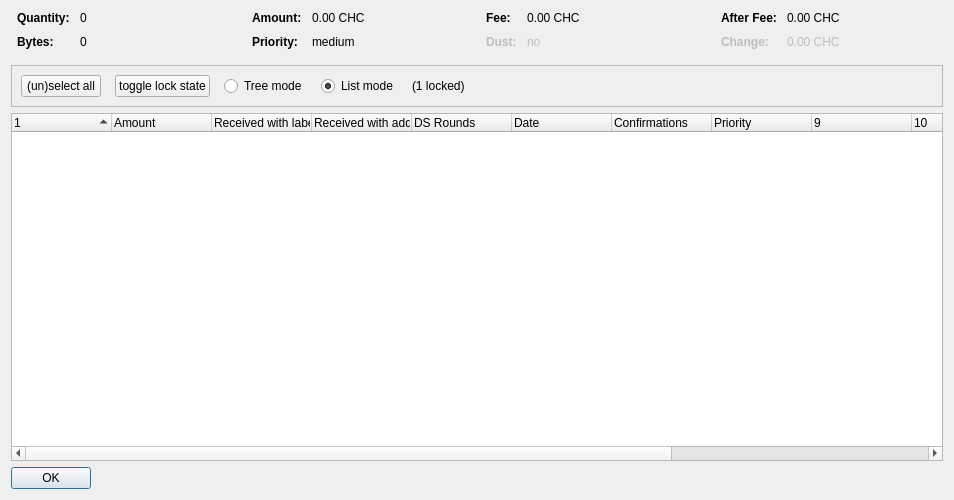
<?xml version="1.0" encoding="UTF-8"?>
<ui version="4.0">
 <class>CoinControlDialog</class>
 <widget class="QDialog" name="CoinControlDialog">
  <property name="geometry">
   <rect>
    <x>0</x>
    <y>0</y>
    <width>954</width>
    <height>500</height>
   </rect>
  </property>
  <property name="windowTitle">
   <string>Coin Selection</string>
  </property>
  <layout class="QVBoxLayout" name="verticalLayout">
   <item>
    <layout class="QHBoxLayout" name="horizontalLayoutTop" stretch="0,0,0,0">
     <property name="topMargin">
      <number>0</number>
     </property>
     <property name="bottomMargin">
      <number>10</number>
     </property>
     <item>
      <layout class="QFormLayout" name="formLayoutCoinControl1">
       <property name="horizontalSpacing">
        <number>10</number>
       </property>
       <property name="verticalSpacing">
        <number>10</number>
       </property>
       <property name="leftMargin">
        <number>6</number>
       </property>
       <property name="rightMargin">
        <number>6</number>
       </property>
       <item row="0" column="0">
        <widget class="QLabel" name="labelCoinControlQuantityText">
         <property name="font">
          <font>
           <weight>75</weight>
           <bold>true</bold>
          </font>
         </property>
         <property name="text">
          <string>Quantity:</string>
         </property>
        </widget>
       </item>
       <item row="0" column="1">
        <widget class="QLabel" name="labelCoinControlQuantity">
         <property name="cursor">
          <cursorShape>IBeamCursor</cursorShape>
         </property>
         <property name="contextMenuPolicy">
          <enum>Qt::ActionsContextMenu</enum>
         </property>
         <property name="text">
          <string notr="true">0</string>
         </property>
         <property name="textInteractionFlags">
          <set>Qt::LinksAccessibleByMouse|Qt::TextSelectableByKeyboard|Qt::TextSelectableByMouse</set>
         </property>
        </widget>
       </item>
       <item row="1" column="0">
        <widget class="QLabel" name="labelCoinControlBytesText">
         <property name="font">
          <font>
           <weight>75</weight>
           <bold>true</bold>
          </font>
         </property>
         <property name="text">
          <string>Bytes:</string>
         </property>
        </widget>
       </item>
       <item row="1" column="1">
        <widget class="QLabel" name="labelCoinControlBytes">
         <property name="cursor">
          <cursorShape>IBeamCursor</cursorShape>
         </property>
         <property name="contextMenuPolicy">
          <enum>Qt::ActionsContextMenu</enum>
         </property>
         <property name="text">
          <string notr="true">0</string>
         </property>
         <property name="textInteractionFlags">
          <set>Qt::LinksAccessibleByMouse|Qt::TextSelectableByKeyboard|Qt::TextSelectableByMouse</set>
         </property>
        </widget>
       </item>
      </layout>
     </item>
     <item>
      <layout class="QFormLayout" name="formLayoutCoinControl2">
       <property name="horizontalSpacing">
        <number>10</number>
       </property>
       <property name="verticalSpacing">
        <number>10</number>
       </property>
       <property name="leftMargin">
        <number>6</number>
       </property>
       <property name="rightMargin">
        <number>6</number>
       </property>
       <item row="0" column="0">
        <widget class="QLabel" name="labelCoinControlAmountText">
         <property name="font">
          <font>
           <weight>75</weight>
           <bold>true</bold>
          </font>
         </property>
         <property name="text">
          <string>Amount:</string>
         </property>
        </widget>
       </item>
       <item row="0" column="1">
        <widget class="QLabel" name="labelCoinControlAmount">
         <property name="cursor">
          <cursorShape>IBeamCursor</cursorShape>
         </property>
         <property name="contextMenuPolicy">
          <enum>Qt::ActionsContextMenu</enum>
         </property>
         <property name="text">
          <string notr="true">0.00 CHC</string>
         </property>
         <property name="textInteractionFlags">
          <set>Qt::LinksAccessibleByMouse|Qt::TextSelectableByKeyboard|Qt::TextSelectableByMouse</set>
         </property>
        </widget>
       </item>
       <item row="1" column="0">
        <widget class="QLabel" name="labelCoinControlPriorityText">
         <property name="font">
          <font>
           <weight>75</weight>
           <bold>true</bold>
          </font>
         </property>
         <property name="text">
          <string>Priority:</string>
         </property>
        </widget>
       </item>
       <item row="1" column="1">
        <widget class="QLabel" name="labelCoinControlPriority">
         <property name="cursor">
          <cursorShape>IBeamCursor</cursorShape>
         </property>
         <property name="contextMenuPolicy">
          <enum>Qt::ActionsContextMenu</enum>
         </property>
         <property name="text">
          <string>medium</string>
         </property>
         <property name="textInteractionFlags">
          <set>Qt::LinksAccessibleByMouse|Qt::TextSelectableByKeyboard|Qt::TextSelectableByMouse</set>
         </property>
        </widget>
       </item>
      </layout>
     </item>
     <item>
      <layout class="QFormLayout" name="formLayoutCoinControl3">
       <property name="horizontalSpacing">
        <number>10</number>
       </property>
       <property name="verticalSpacing">
        <number>10</number>
       </property>
       <property name="leftMargin">
        <number>6</number>
       </property>
       <property name="rightMargin">
        <number>6</number>
       </property>
       <item row="0" column="0">
        <widget class="QLabel" name="labelCoinControlFeeText">
         <property name="font">
          <font>
           <weight>75</weight>
           <bold>true</bold>
          </font>
         </property>
         <property name="text">
          <string>Fee:</string>
         </property>
        </widget>
       </item>
       <item row="0" column="1">
        <widget class="QLabel" name="labelCoinControlFee">
         <property name="cursor">
          <cursorShape>IBeamCursor</cursorShape>
         </property>
         <property name="contextMenuPolicy">
          <enum>Qt::ActionsContextMenu</enum>
         </property>
         <property name="text">
          <string notr="true">0.00 CHC</string>
         </property>
         <property name="textInteractionFlags">
          <set>Qt::LinksAccessibleByMouse|Qt::TextSelectableByKeyboard|Qt::TextSelectableByMouse</set>
         </property>
        </widget>
       </item>
       <item row="1" column="0">
        <widget class="QLabel" name="labelCoinControlLowOutputText">
         <property name="enabled">
          <bool>false</bool>
         </property>
         <property name="font">
          <font>
           <weight>75</weight>
           <bold>true</bold>
          </font>
         </property>
         <property name="text">
          <string>Dust:</string>
         </property>
        </widget>
       </item>
       <item row="1" column="1">
        <widget class="QLabel" name="labelCoinControlLowOutput">
         <property name="enabled">
          <bool>false</bool>
         </property>
         <property name="cursor">
          <cursorShape>IBeamCursor</cursorShape>
         </property>
         <property name="contextMenuPolicy">
          <enum>Qt::ActionsContextMenu</enum>
         </property>
         <property name="text">
          <string>no</string>
         </property>
         <property name="textInteractionFlags">
          <set>Qt::LinksAccessibleByMouse|Qt::TextSelectableByKeyboard|Qt::TextSelectableByMouse</set>
         </property>
        </widget>
       </item>
      </layout>
     </item>
     <item>
      <layout class="QFormLayout" name="formLayoutCoinControl4">
       <property name="horizontalSpacing">
        <number>10</number>
       </property>
       <property name="verticalSpacing">
        <number>10</number>
       </property>
       <property name="leftMargin">
        <number>6</number>
       </property>
       <property name="rightMargin">
        <number>6</number>
       </property>
       <item row="0" column="0">
        <widget class="QLabel" name="labelCoinControlAfterFeeText">
         <property name="font">
          <font>
           <weight>75</weight>
           <bold>true</bold>
          </font>
         </property>
         <property name="text">
          <string>After Fee:</string>
         </property>
        </widget>
       </item>
       <item row="0" column="1">
        <widget class="QLabel" name="labelCoinControlAfterFee">
         <property name="cursor">
          <cursorShape>IBeamCursor</cursorShape>
         </property>
         <property name="contextMenuPolicy">
          <enum>Qt::ActionsContextMenu</enum>
         </property>
         <property name="text">
          <string notr="true">0.00 CHC</string>
         </property>
         <property name="textInteractionFlags">
          <set>Qt::LinksAccessibleByMouse|Qt::TextSelectableByKeyboard|Qt::TextSelectableByMouse</set>
         </property>
        </widget>
       </item>
       <item row="1" column="0">
        <widget class="QLabel" name="labelCoinControlChangeText">
         <property name="enabled">
          <bool>false</bool>
         </property>
         <property name="font">
          <font>
           <weight>75</weight>
           <bold>true</bold>
          </font>
         </property>
         <property name="text">
          <string>Change:</string>
         </property>
        </widget>
       </item>
       <item row="1" column="1">
        <widget class="QLabel" name="labelCoinControlChange">
         <property name="enabled">
          <bool>false</bool>
         </property>
         <property name="cursor">
          <cursorShape>IBeamCursor</cursorShape>
         </property>
         <property name="contextMenuPolicy">
          <enum>Qt::ActionsContextMenu</enum>
         </property>
         <property name="text">
          <string notr="true">0.00 CHC</string>
         </property>
         <property name="textInteractionFlags">
          <set>Qt::LinksAccessibleByMouse|Qt::TextSelectableByKeyboard|Qt::TextSelectableByMouse</set>
         </property>
        </widget>
       </item>
      </layout>
     </item>
    </layout>
   </item>
   <item>
    <widget class="QFrame" name="frame">
     <property name="minimumSize">
      <size>
       <width>0</width>
       <height>40</height>
      </size>
     </property>
     <property name="frameShape">
      <enum>QFrame::StyledPanel</enum>
     </property>
     <property name="frameShadow">
      <enum>QFrame::Sunken</enum>
     </property>
     <layout class="QHBoxLayout" name="horizontalLayout">
      <item>
       <layout class="QHBoxLayout" name="horizontalLayoutPanel" stretch="0,0,0,0,0,0">
        <property name="spacing">
         <number>14</number>
        </property>
        <item>
         <widget class="QPushButton" name="pushButtonSelectAll">
          <property name="sizePolicy">
           <sizepolicy hsizetype="Maximum" vsizetype="Fixed">
            <horstretch>0</horstretch>
            <verstretch>0</verstretch>
           </sizepolicy>
          </property>
          <property name="text">
           <string>(un)select all</string>
          </property>
          <property name="autoDefault">
           <bool>false</bool>
          </property>
         </widget>
        </item>
        <item>
         <widget class="QPushButton" name="pushButtonToggleLock">
          <property name="sizePolicy">
           <sizepolicy hsizetype="Maximum" vsizetype="Fixed">
            <horstretch>0</horstretch>
            <verstretch>0</verstretch>
           </sizepolicy>
          </property>
          <property name="text">
           <string>toggle lock state</string>
          </property>
          <property name="autoDefault">
           <bool>false</bool>
          </property>
         </widget>
        </item>
        <item>
         <widget class="QRadioButton" name="radioTreeMode">
          <property name="sizePolicy">
           <sizepolicy hsizetype="Maximum" vsizetype="Fixed">
            <horstretch>0</horstretch>
            <verstretch>0</verstretch>
           </sizepolicy>
          </property>
          <property name="text">
           <string>Tree mode</string>
          </property>
         </widget>
        </item>
        <item>
         <widget class="QRadioButton" name="radioListMode">
          <property name="sizePolicy">
           <sizepolicy hsizetype="Maximum" vsizetype="Fixed">
            <horstretch>0</horstretch>
            <verstretch>0</verstretch>
           </sizepolicy>
          </property>
          <property name="text">
           <string>List mode</string>
          </property>
          <property name="checked">
           <bool>true</bool>
          </property>
         </widget>
        </item>
        <item>
         <widget class="QLabel" name="labelLocked">
          <property name="text">
           <string>(1 locked)</string>
          </property>
         </widget>
        </item>
        <item>
         <spacer name="horizontalSpacer">
          <property name="orientation">
           <enum>Qt::Horizontal</enum>
          </property>
          <property name="sizeHint" stdset="0">
           <size>
            <width>40</width>
            <height>20</height>
           </size>
          </property>
         </spacer>
        </item>
       </layout>
      </item>
     </layout>
    </widget>
   </item>
   <item>
    <widget class="CoinControlTreeWidget" name="treeWidget">
     <property name="contextMenuPolicy">
      <enum>Qt::CustomContextMenu</enum>
     </property>
     <property name="sortingEnabled">
      <bool>false</bool>
     </property>
     <property name="columnCount">
      <number>13</number>
     </property>
     <attribute name="headerShowSortIndicator" stdset="0">
      <bool>true</bool>
     </attribute>
     <attribute name="headerStretchLastSection">
      <bool>false</bool>
     </attribute>
     <column>
      <property name="text">
       <string/>
      </property>
     </column>
     <column>
      <property name="text">
       <string>Amount</string>
      </property>
     </column>
     <column>
      <property name="text">
       <string>Received with label</string>
      </property>
     </column>
     <column>
      <property name="text">
       <string>Received with address</string>
      </property>
     </column>
     <column>
      <property name="text">
       <string>DS Rounds</string>
      </property>
     </column>
     <column>
      <property name="text">
       <string>Date</string>
      </property>
     </column>
     <column>
      <property name="text">
       <string>Confirmations</string>
      </property>
      <property name="toolTip">
       <string>Confirmed</string>
      </property>
     </column>
     <column>
      <property name="text">
       <string>Priority</string>
      </property>
     </column>
     <column>
      <property name="text">
       <string/>
      </property>
     </column>
     <column>
      <property name="text">
       <string/>
      </property>
     </column>
     <column>
      <property name="text">
       <string/>
      </property>
     </column>
     <column>
      <property name="text">
       <string/>
      </property>
     </column>
     <column>
      <property name="text">
       <string/>
      </property>
     </column>
    </widget>
   </item>
   <item>
    <widget class="QDialogButtonBox" name="buttonBox">
     <property name="sizePolicy">
      <sizepolicy hsizetype="Maximum" vsizetype="Fixed">
       <horstretch>0</horstretch>
       <verstretch>0</verstretch>
      </sizepolicy>
     </property>
     <property name="orientation">
      <enum>Qt::Horizontal</enum>
     </property>
     <property name="standardButtons">
      <set>QDialogButtonBox::Ok</set>
     </property>
    </widget>
   </item>
  </layout>
 </widget>
 <customwidgets>
  <customwidget>
   <class>CoinControlTreeWidget</class>
   <extends>QTreeWidget</extends>
   <header>coincontroltreewidget.h</header>
  </customwidget>
 </customwidgets>
 <resources/>
 <connections/>
</ui>
